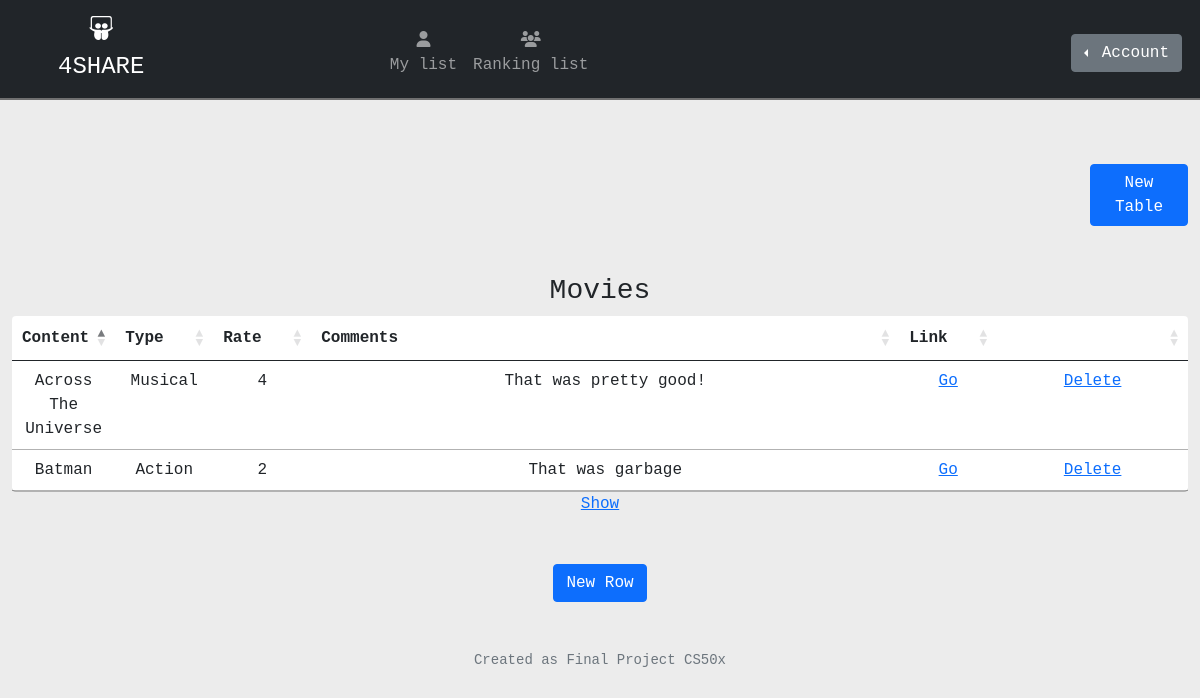
The app's page /mylist (signed in) with its own data.
### tables this page shows
CREATE TABLE data_user (id_user, id_table INTEGER PRIMARY KEY AUTOINCREMENT NOT NULL, table_name TEXT NOT NULL, content TEXT NOT NULL, type TEXT, rate INTEGER, comment TEXT, link TEXT, bool_ranking INTEGER DEFAULT 0, FOREIGN KEY(id_user) REFERENCES users(id));

### app.py (the view)
@app.route("/mylist", methods=["GET"])
@login_required
def mylist():
    if not db.execute("SELECT * FROM data_user WHERE id_user = ?", session["user_id"]):
        return render_template("mylist.html")
    else:
        diff_tables = db.execute("SELECT DISTINCT table_name FROM data_user WHERE id_user = ?", session["user_id"])
        data_list = []
        for row in diff_tables:
            data = db.execute("SELECT * FROM data_user WHERE id_user = ? and table_name = ?", session["user_id"], row["table_name"])
            data_dictionary = {"table_data": data,
                                "title": row["table_name"]}
            data_list.append(data_dictionary)
        return render_template("mylist.html", data=data_list)

### app.py (called while the page is built)
@app.after_request
def after_request(response):
    response.headers["Cache-Control"] = "no-cache, no-store, must-revalidate"
    response.headers["Expires"] = 0
    response.headers["Pragma"] = "no-cache"
    return response

### helpers.py (called while the page is built)
def login_required(f):
    @wraps(f)
    def decorated_function(*args, **kwargs):
        if session.get("user_id") is None:
            return redirect("/login")
        return f(*args, **kwargs)
    return decorated_function

### templates/mylist.html (shortened to what this page needs)
{% extends "layout.html" %}
{% block main %}
<div class="col-1 ms-auto my-3">
<button class="btn btn-primary align-end" type="button" id="createTable">New Table</button>
</div>
    {% if data %}
    {% for module in data %}
    <div class="content my-5">
        <form action="/addlist" method="post">
            <h3><input type="hidden" name="table_name" value="{{ module['title'] }}"></input>{{ module["title"] | capitalize }}</h3>
            <table class="table rounded {{ module['title'] }}" id="tableChange">
                <thead>
                    <tr>
                        <th scope="col" class="col-1">Content</th>
                        <th scope="col" class="col-1">Type</th>
                        <th scope="col" class="col-1">Rate</th>
                        <th scope="col" class="col-6">Comments</th>
                        <th scope="col" class="col-1">Link</th>
                        <th></th>
                    </tr>
                </thead>
                <tbody>
                    {% for row in module["table_data"] %}
                    <tr>
                        <td class="align-top">{{ row.content | title }}</td>
                        <td class="align-top">{{ row.type | title }}</td>
                        <td class="align-top">{{ row.rate }}</td>
                        <td class="align-top">{{ row.comment | capitalize }}</td>
                        <td class="align-top"><a target="_blank" href="{{ row.link }}">{% if row.link == "" %}{% else %}Go{% endif %}</a></td>
                        <td><a href="/id_table?content={{ row.id_table }}">Delete</a></td>
                    </tr>
                    {% endfor %}
                </tbody>
            </table>
            <a href="/toranking?bool=1">Show</a>
        </form>
    </div>
    {% endfor %}
    {% endif %}
<div class="ml-auto"><button class="btn btn-primary align-end" type="button" id="createRow">New Row</button></div>
{% endblock %}

### static/styles.css (style rules this page uses)
:root { --bMainColor: #ececec; --colorErrorBack: #d0d0d0; --colorErrorBorder: #707070; --colorErrorLetter: black; }
* { font-family: monospace, Courier, 'Courier New'; }
html, main, footer { background-color: var(--bMainColor); }
table { background-color: white; }

### records on screen
data_user: content "Across The Universe", type "Musical", rate "4", comment "That was pretty good!", shows "Go"
data_user: content "Batman", type "Action", rate "2", comment "That was garbage", shows "Go"

### other values on screen
{{ module["title"] | capitalize }} "Movies"
